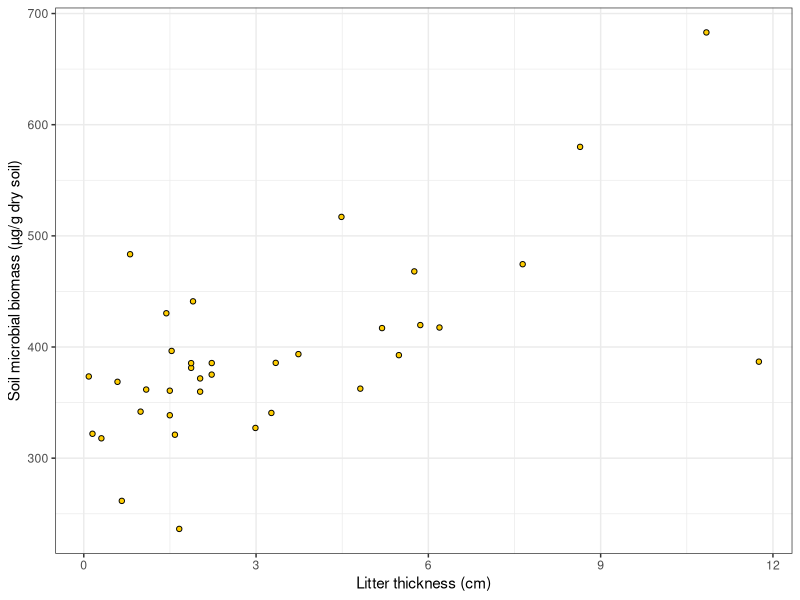
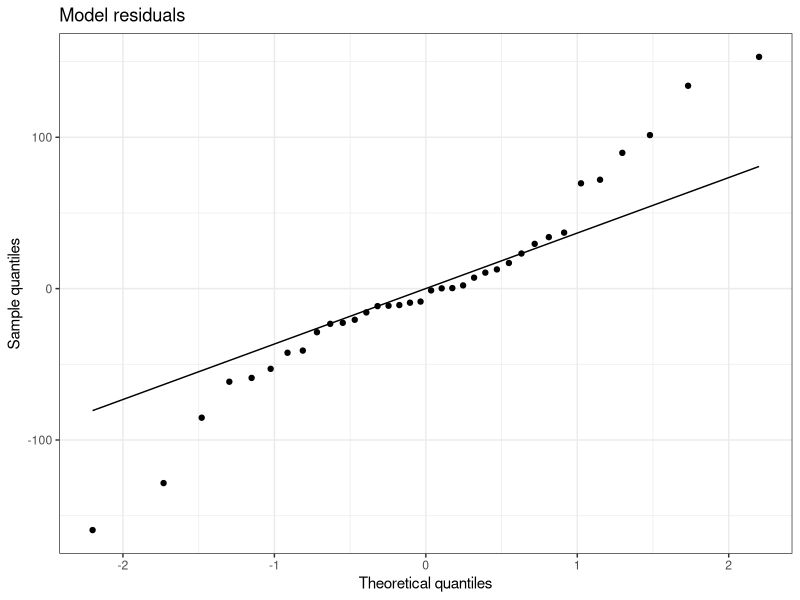
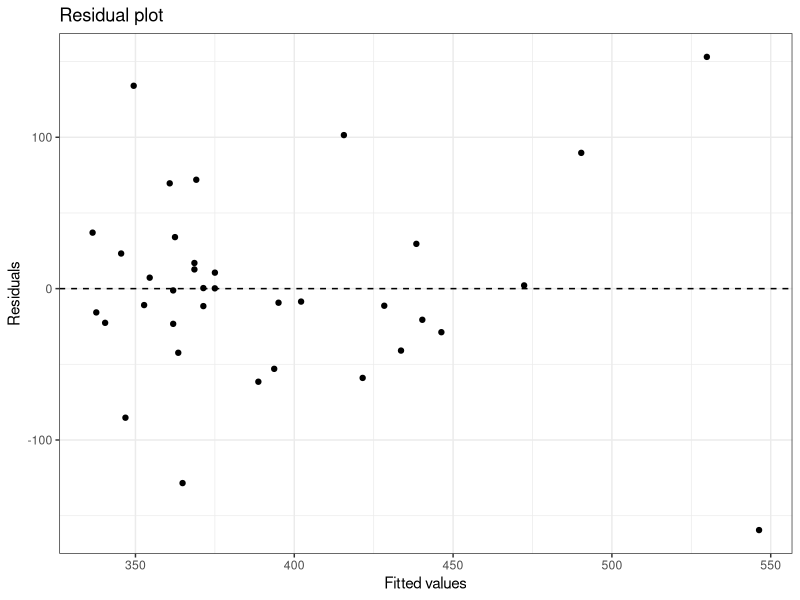
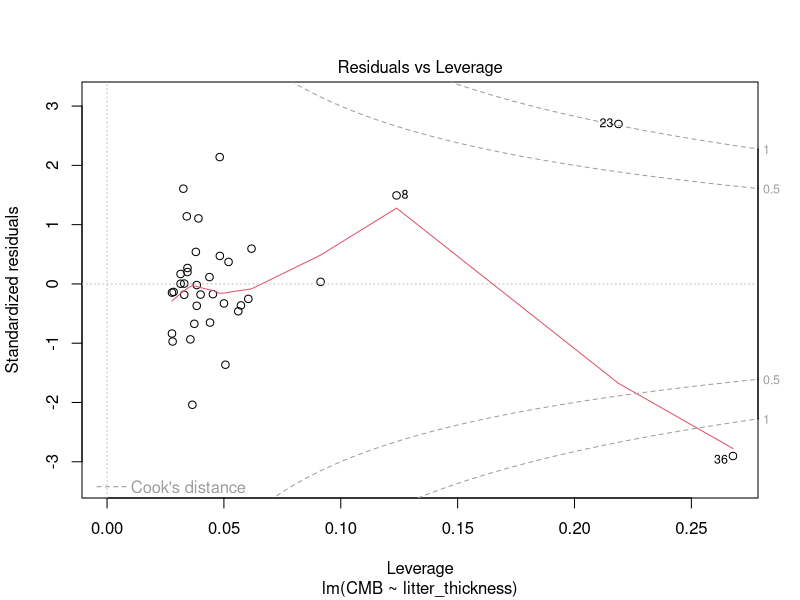
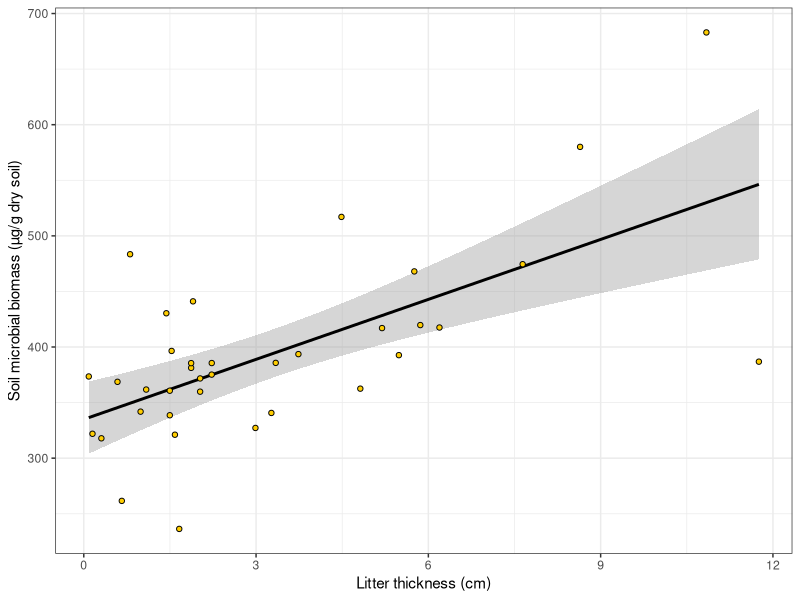
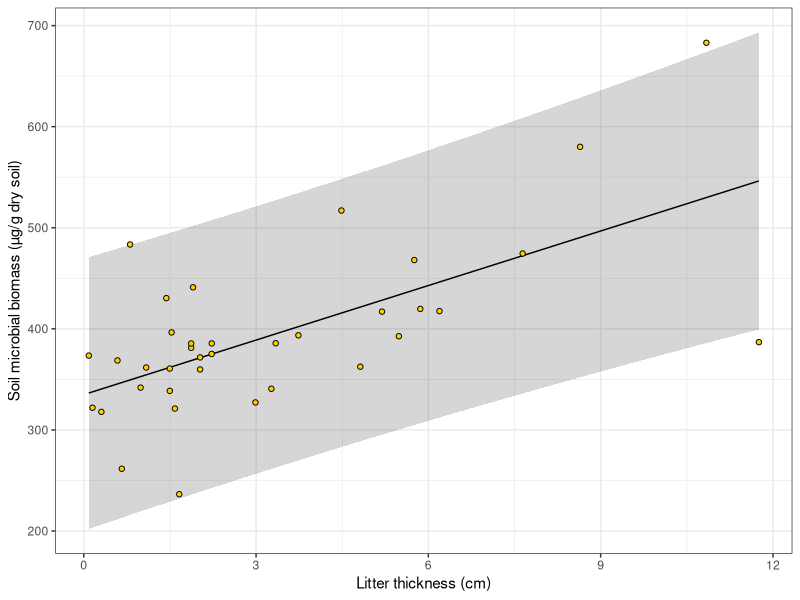

Recreate these plots in R, in order.
## ---- chunk 1
#| eval: true 
#| echo: true 
#| message: false 
#| warning: false  

library(readxl) 
library(tidyverse)
## ---- chunk 2
#| eval: true 
#| echo: true 
#| message: false 
#| warning: false  

#Option 1 (csv file) 
data <- read_csv("gss_statistics_master_data_set2.csv")  

#Option 2 (Excel file) 
data <- read_excel("gss_statistics_master_data_set2.xlsx")
## ---- chunk 3
#| eval: true
#| echo: true
#| warning: false
#| message: false
#| fig-width: 4
#| fig-height: 4
#| fig-align: center
#| fig-cap: "Relationship between litter thickness and soil microbial biomass."
#| label: fig-litterCMB

ggplot(data = data, mapping = aes(x = litter_thickness,
                                  y = CMB)) +
  geom_point(shape=21,
             fill = "#FFCD00", #Fill colour for shape
             colour = "black")+ #Border colour for shape
  xlab("Litter thickness (cm)")+ #Change name of x axis
  ylab("Soil microbial biomass (µg/g dry soil)")+ #Change name of y axis
  theme_bw() #This creates a black/white plot
## ---- chunk 4
#| eval: true
#| echo: true
#| warning: false
#| message: false

cor.test(x = data$litter_thickness,
         y = data$CMB)
## ---- chunk 5
#| eval: true
#| echo: true
#| warning: false
#| message: false

slope <- sum((data$litter_thickness-mean(data$litter_thickness))*(data$CMB-mean(data$CMB)))/sum((data$litter_thickness-mean(data$litter_thickness))^2)
## ---- chunk 6
#| eval: true
#| echo: true
#| warning: false
#| message: false

intercept <- mean(data$CMB) - slope*mean(data$litter_thickness)
## ---- chunk 7
#| eval: true
#| echo: true
#| warning: false
#| message: false

model <- lm(CMB ~ litter_thickness,
            data)
## ---- chunk 8
#| eval: true
#| echo: true
#| warning: false
#| message: false

summary(model)
## ---- chunk 9
#| eval: true
#| echo: true
#| warning: false
#| message: false

anova(model)
## ---- chunk 10
#| eval: true
#| echo: true
#| message: false
#| warning: false

data$CMB_residuals <- residuals(model)
## ---- chunk 11
#| eval: true
#| echo: true
#| message: false
#| warning: false

shapiro.test(data$CMB_residuals)
## ---- chunk 12
#| eval: true
#| echo: true
#| message: false
#| warning: false
#| fig-align: center
#| fig-height: 5
#| fig-width: 5

ggplot(data, aes(sample = CMB_residuals)) +
  stat_qq() +
  stat_qq_line() +
  theme_bw() +
  xlab("Theoretical quantiles")+
  ylab("Sample quantiles")+
  ggtitle("Model residuals")
## ---- chunk 13
#| eval: true
#| echo: true
#| message: false
#| warning: false

data$CMB_fitted <- fitted(model)
## ---- chunk 14
#| eval: true
#| echo: true
#| message: false
#| warning: false
#| fig-align: center
#| fig-height: 5
#| fig-width: 5

ggplot(data, aes(x = CMB_fitted,
                 y = CMB_residuals)) +
  geom_point() + #Add points to the plot
  geom_hline(yintercept = 0,
             linetype = "dashed")+ #Add horizontal dashed line at y=0
  theme_bw() +
  xlab("Fitted values")+
  ylab("Residuals")+
  ggtitle("Residual plot")
## ---- chunk 15
#| eval: true
#| echo: true
#| message: false
#| warning: false
#| fig-align: center
#| fig-height: 5
#| fig-width: 6

plot(model, which = 5)
## ---- chunk 16
#| eval: true
#| echo: true
#| message: false
#| warning: false

SSreg <- sum((data$CMB_fitted-mean(data$CMB))^2)
## ---- chunk 17
#| eval: true
#| echo: true
#| message: false
#| warning: false

SSres <- sum((data$CMB_fitted-data$CMB)^2)
## ---- chunk 18
#| eval: true
#| echo: true
#| message: false
#| warning: false

R2 <- SSreg/(SSreg+SSres)
## ---- chunk 19
#| eval: true
#| echo: true
#| message: false
#| warning: false

n <- nrow(data)
p <- 1

adjR2 <- 1-((1-R2)*(n-1)/(n-p-1))
## ---- chunk 20
#| eval: true
#| echo: true
#| message: false
#| warning: false

n <- nrow(data)
x <- 6
y <- slope*6+intercept
MSres <- SSres/(n-2)
t <- qt(0.975, n-2)

#Calculate the lower boundary of the 95% confidence interval
lower_CI <- y - t*sqrt(MSres*((1/n)+((x-mean(data$litter_thickness))^2/(sum((data$litter_thickness-mean(data$litter_thickness))^2)))))

#Calculate the upper boundary of the 95% confidence interval
upper_CI <- y + t*sqrt(MSres*((1/n)+((x-mean(data$litter_thickness))^2/(sum((data$litter_thickness-mean(data$litter_thickness))^2)))))
## ---- chunk 21
#| eval: true
#| echo: true
#| message: false
#| warning: false

n <- nrow(data)
x <- 6
y <- slope*6+intercept
MSres <- SSres/(n-2)
t <- qt(0.975, n-2)

#Calculate the lower boundary of the 95% prediction interval
lower_PI <- y - t*sqrt(MSres*(1+(1/n)+((x-mean(data$litter_thickness))^2/(sum((data$litter_thickness-mean(data$litter_thickness))^2)))))

#Calculate the upper boundary of the 95% prediction interval
upper_PI <- y + t*sqrt(MSres*(1+(1/n)+((x-mean(data$litter_thickness))^2/(sum((data$litter_thickness-mean(data$litter_thickness))^2)))))
## ---- chunk 22
#| eval: true
#| echo: true
#| message: false
#| warning: false

predict(model, 
        newdata=data.frame(litter_thickness=c(3,6,9)),
        interval="confidence")
## ---- chunk 23
#| eval: true
#| echo: true
#| message: false
#| warning: false

predict(model, 
        newdata=data.frame(litter_thickness=c(3,6,9)),
        interval="prediction")
## ---- chunk 24
#| eval: true
#| echo: true
#| warning: false
#| message: false
#| fig-width: 4
#| fig-height: 4
#| fig-align: center
#| fig-cap: "Relationship between litter thickness and soil microbial biomass. The solid line is the fitted linear model. The shaded area represents the 95% confidence interval."
#| label: fig-litterCMB-lm-CI

ggplot(data = data, mapping = aes(x = litter_thickness,
                                  y = CMB)) +
  geom_smooth(method="lm", 
              se=TRUE,
              colour="black")+ #Add regression line and 95% confidence interval
  geom_point(shape=21,
             fill = "#FFCD00", #Fill colour for shape
             colour = "black")+ #Border colour for shape
  xlab("Litter thickness (cm)")+ #Change name of x axis
  ylab("Soil microbial biomass (µg/g dry soil)")+ #Change name of y axis
  theme_bw() #This creates a black/white plot
## ---- chunk 25
#| eval: true
#| echo: true
#| warning: false
#| message: false
#| fig-width: 4
#| fig-height: 4
#| fig-align: center
#| fig-cap: "Relationship between litter thickness and soil microbial biomass. The solid line is the fitted linear model. The shaded area represents the 95% prediction interval."
#| label: fig-litterCMB-lm-PI

#Make predictions for 100 values of litter thickness
#Make predictions between the minimum and maximum values of litter thickness
#Store predictions in a new R object

pred <- data.frame(litter_thickness = seq(from=min(data$litter_thickness),
                                          to=max(data$litter_thickness),
                                          length.out=100))

pred <- cbind(pred, predict(model,
                            newdata = pred,
                            interval = "prediction"))

#Rename the second column (from fit to CMB) to keep the same variable names

colnames(pred)[2] <- "CMB"

#Create scatter plot

ggplot(data = data, mapping = aes(x = litter_thickness,
                                  y = CMB)) +
  geom_ribbon(data=pred, #Add shaded area for the 95% prediction interval
              aes(ymin = lwr, 
                  ymax = upr),
              alpha=0.2)+ #alpha is an argument used to adjust the transparency level of a colour. Lower values means more transparent. It has nothing to do with the significance level of a test.
  geom_line(data = pred,
            colour="black")+ #Add the fitted linear model
  geom_point(shape=21,
             fill = "#FFCD00", #Fill colour for shape
             colour = "black")+ #Border colour for shape
  xlab("Litter thickness (cm)")+ #Change name of x axis
  ylab("Soil microbial biomass (µg/g dry soil)")+ #Change name of y axis
  theme_bw() #This creates a black/white plot
